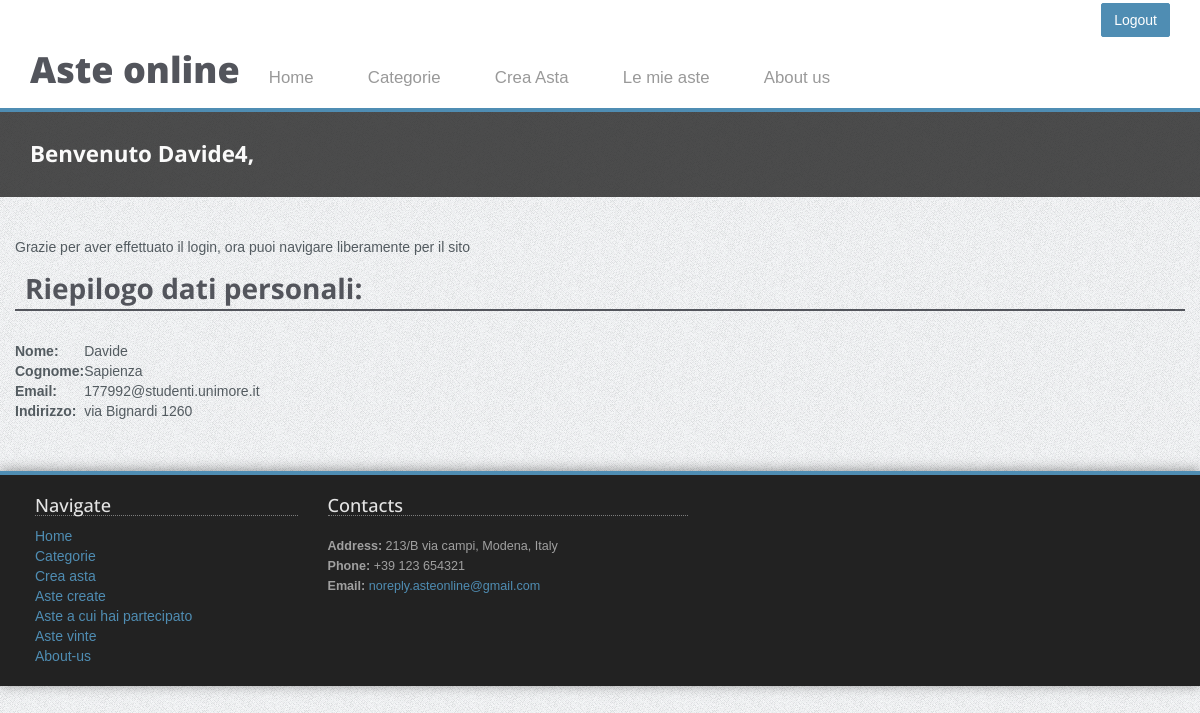
The page /portale/ (signed in) on the database its author committed.
### gestione_utenti/models.py (models this page shows, shortened)
class Utente(AbstractUser):
    nome = models.CharField(max_length=20)
    cognome = models.CharField(max_length=30)
    indirizzo = models.CharField(max_length=50)

### gestione_utenti/views.py (the view)
@login_required(login_url='/portale/login')
def portal_main_page(request):
    messaggio = "Grazie per aver effettuato il login, ora puoi navigare liberamente per il sito"
    return render_to_response('gestione_utenti/profile.html', {'request': request, 'messaggio': messaggio})

### gestione_utenti/templates/gestione_utenti/profile.html (shortened to what this page needs)
{% extends "gestione_utenti/base.html" %}
    {% block head %}
        {% load staticfiles %}
    {% endblock %}
    {% block body %}
		<div class="section section-breadcrumbs">
			<div class="container">
				<div class="row">
					<div class="col-md-12">
						<h1>Benvenuto {{ request.user.username|capfirst }},</h1>
					</div>
				</div>
			</div>
		</div>
        <div class="section">
	    	<div class="container">
				<div class="row">
						 <div >
                             <p>{{ messaggio }}</p>
                        </div>
				</div>
                <div class="row">
                    <h2>Riepilogo dati personali:</h2>
            <table>
                <tr>
                    <td><strong>Nome:</strong></td>
                    <td>{{ request.user.nome }}</td>
                </tr>
                <tr>
                    <td><strong>Cognome:</strong></td>
                    <td>{{ request.user.cognome }}</td>
                </tr>
                <tr>
                    <td><strong>Email:</strong></td>
                    <td>{{ request.user.email }}</td>
                </tr>
                <tr>
                    <td><strong>Indirizzo:</strong></td>
                    <td>{{ request.user.indirizzo|linebreaksbr }}</td>
                </tr>
            </table>
                </div>
			</div>
		</div>
    {% endblock %}

### gestione_utenti/templates/gestione_utenti/base.html (shortened to what this page needs)
<!DOCTYPE html>
 <html class="no-js">
    <head>
        {% load staticfiles %}
        <link rel="stylesheet" href="{% static 'gestione_catalogo/css/bootstrap.min.css' %}">
        <link rel="stylesheet" href="{% static 'gestione_catalogo/css/icomoon-social.css' %}">
        <link rel="stylesheet" href="{% static 'gestione_catalogo/css/leaflet.css' %}" />
		<link rel="stylesheet" href="{% static 'gestione_catalogo/css/main.css' %}">
    </head>
    <body>
        <div class="mainmenu-wrapper">
	        <div class="container">
	        	<div class="menuextras">
					<div class="extras">
						<ul>
                            {% if not request.user.is_authenticated %}
                            {% else %}
                                <a href="{% url 'gestione_utenti:logout' %}" class="btn btn-small"> Logout</a>
                            {% endif %}
			        	</ul>
					</div>
		        </div>
		        <nav id="mainmenu" class="mainmenu">
					<ul>
						<li class="logo-wrapper"><H1>Aste online</H1></li>
						<li>
							<a href="{% url 'gestione_catalogo:index' %}">Home</a>
						</li>
						<li>
							<a href="{% url 'gestione_catalogo:categorie' %}">Categorie</a>
						</li>
						<li>
							<a href="{% url 'gestione_utenti:crea_asta' %}">Crea Asta</a>
						</li>
						<li class="has-submenu">
							<a href="#">Le mie aste</a>
						</li>
						<li>
							<a href="{% url 'gestione_utenti:contattaci' %}">About us</a>
						</li>
					</ul>
				</nav>
			</div>
		</div>
    </body>
    {% block body %}
    {% endblock %}
    <body>
	    <div class="footer">
	    	<div class="container">
		    	<div class="row">
		    		<div class="col-footer col-md-3 col-xs-6">
		    			<h3>Navigate</h3>
		    			<ul class="no-list-style footer-navigate-section">
		    				<li><a href="{% url 'gestione_catalogo:index' %}">Home</a></li>
		    				<li><a href="{% url 'gestione_catalogo:categorie' %}">Categorie</a></li>
		    				<li><a href="{% url 'gestione_utenti:crea_asta' %}">Crea asta</a></li>
		    				<li><a href="{% url 'gestione_catalogo:asta_creata' %}">Aste create</a></li>
                            <li><a href="{% url 'gestione_catalogo:asta_partecipata' %}">Aste a cui hai partecipato</a></li>
                            <li><a href="{% url 'gestione_catalogo:asta_vinta' %}">Aste vinte</a></li>
		    				<li><a href="{% url 'gestione_utenti:contattaci' %}">About-us</a></li>
		    			</ul>
		    		</div>
		    		<div class="col-footer col-md-4 col-xs-6">
		    			<h3>Contacts</h3>
		    			<p class="contact-us-details">
	        				<b>Address:</b> 213/B via campi, Modena, Italy<br/>
	        				<b>Phone:</b> +39 123 654321<br/>
	        				<b>Email:</b> <a href="mailto:noreply.asteonline@gmail.com">noreply.asteonline@gmail.com</a>
	        			</p>
		    		</div>
		    	</div>
		    </div>
	    </div>
    </body>
</html>

### gestione_catalogo/static/gestione_catalogo/css/main.css (style rules this page uses)
body { background: url(../img/page-background.png); }
.section { padding: 30px 0; -webkit-transform: translateZ(0); -moz-transform: translateZ(0); -o-transform: translateZ(0); -ms-transform: translateZ(0); transform: translateZ(0); }
.section .container:first-child h1, .section .container:first-child h2, .section .container:first-child h3 { margin-top: 0; font-weight: 700; }
ul.no-list-style { list-style-type: none; margin-left: 0; }
ul.no-list-style li { line-height: 28px; }
body { font-family: Arial, Helvetica, sans-serif; font-size: 14px; line-height: 20px; color: #535b60; }
h1 { color: #53555c; font-family: 'Open Sans', sans-serif; font-weight: 800; }
h2 { color: #53555c; font-family: 'Open Sans', sans-serif; font-size: 2em; border-bottom: 2px solid #53555c; line-height: 1.5em; margin: 30px 0; padding-left: 10px; }
h3 { font-family: 'Open Sans', sans-serif; color: #53555c; font-size: 1.5em; }
a { color: #4f8db3; }
.contact-us-details { margin: 20px 0; font-size: 0.9em; }
.section-breadcrumbs { background: #222; background: rgba(34, 34, 34, 0.8); margin-bottom: 10px; }
.section-breadcrumbs h1 { color: #FAFAFA; font-size: 1.6em; margin-bottom: 0; text-transform: none; }
.footer { background: #222; color: #A0A0A0; padding: 0 20px 10px 20px; border-top: 4px solid #4f8db3; margin-top: 20px; -webkit-box-shadow: 0 -1px 12px rgba(0,0,0,0.4); -moz-box-shadow: 0 -1px 12px rgba(0,0,0,0.4); box-shadow: 0 -1px 12px rgba(0,0,0,0.4); color: 0 -1px 12px rgba(0,0,0,0.4); }
.footer h3 { color: #E4E4E4; font-size: 1.3em; border-bottom: 1px dotted #7C7C7C; }
.footer ul { padding: 0; }
.footer-navigate-section li { line-height: 20px !important; }
.mainmenu-wrapper { background-color: #FFF; border-bottom: 4px solid #4f8db3; z-index: 4; }
.mainmenu { width: 100%; }
.mainmenu ul { margin: 0; padding: 0; list-style-type: none; }
.mainmenu > ul, .mainmenu .mainmenu-submenu-inner { margin: 0 auto; }
.mainmenu > ul > li, .mainmenu .mainmenu-submenu-inner > li { display: inline-block; *display: inline; }
.mainmenu > ul > li > a, .mainmenu .mainmenu-submenu-inner > li > a { font-size: 1.2em; padding: 1.2em 1.5em; color: #999; display: inline-block; text-decoration: none; }
.menuextras { font-size: 0.85em; height: 30px; }
.menuextras ul { margin: 0; padding: 0; list-style-type: none; float: right; padding: 3px 0; }
.btn { border: 1px solid #4f8db3; -webkit-border-radius: 2px; -webkit-background-clip: padding-box; -moz-border-radius: 2px; -moz-background-clip: padding; border-radius: 2px; background-clip: padding-box; color: #FFFFFF; cursor: pointer; display: inline-block; text-transform: none; -webkit-transition: all .25s ease; -moz-transition: all .25s ease; -o-transition: all .25s ease; -ms-transition: all .25s ease; transition: all .25s ease; text-align: center; background: none repeat scroll 0 0 #4f8db3; text-shadow: none; box-shadow: none; color: #FFF; white-space: nowrap; }

### rows shown on the page
Utente: user.username "Davide4", user.nome "Davide", user.cognome "Sapienza", user.email "177992@studenti.unimore.it", user.indirizzo "via Bignardi 1260"

### other values the page prints
{{ messaggio }} "Grazie per aver effettuato il login, ora puoi navigare liberamente per il sito"
